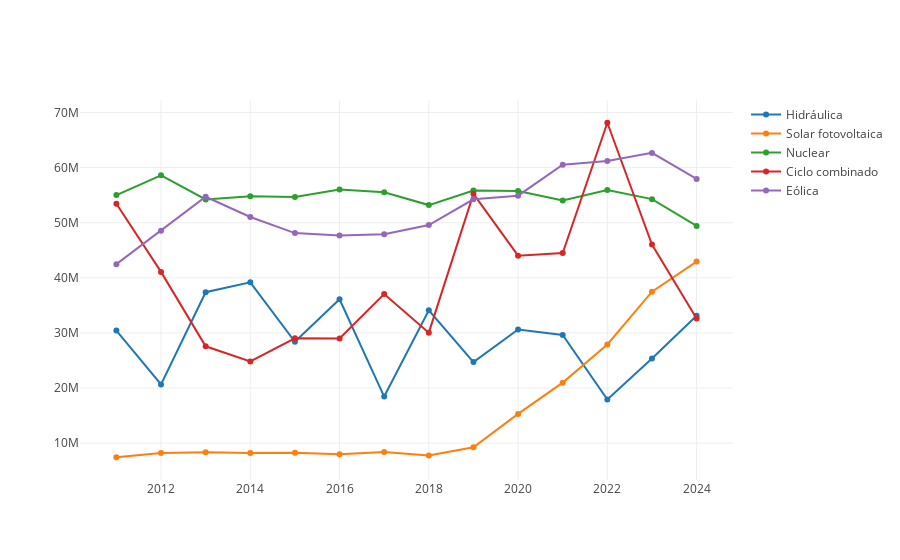

Source (notebook cell):
### Markdown cell above
### Gráfico evolución anual distintos tipos de energia

### Code cell
def AnalisisEnergiasAnual(listaEnergias: Seq[String], dataFrameBalance: DataFrame): Unit = {
  // Agrupar y calcular la media para datos renovables
  def calcularMediaAnual(df: DataFrame, tipo: String): DataFrame = {
    df.filter(col("Tipo") === tipo)
      .filter(date_format(col("Fecha"), "yyyy") =!= "2010")  
      .groupBy(date_format(col("Fecha"), "yyyy").as("Año"))
      .agg(sum("Valor").as("ValorPromedio"))
      .orderBy("Año")
  }

  val valores = listaEnergias.map(tipoEnergia => calcularMediaAnual(dataFrameBalance, tipoEnergia))
  val fechas = valores.head.select("Año").as[String].collect.toSeq
  val seqValores = valores.map(valor => valor.select("ValorPromedio").as[Double].collect.toSeq)

  val traces = listaEnergias.zip(seqValores).map { case (nombre, seqValor) =>
    Scatter(fechas, seqValor, name = nombre)
  }

  val data = traces
  plot(data)
}

val EnergiasParaAnalizar = Seq("Hidráulica", "Solar fotovoltaica", "Nuclear", "Ciclo combinado", "Eólica")
AnalisisEnergiasAnual(EnergiasParaAnalizar, dataFrameBalance)

### Figure 1 — Plotly figure (JSON) as saved in the notebook; plotly's stock layout.template omitted (floating-point values rounded to 4 significant figures)
{"data": [{"name": "Hidráulica", "type": "scatter", "x": ["2011", "2012", "2013", "2014", "2015", "2016", "2017", "2018", "2019", "2020", "2021", "2022", "2023", "2024"], "y": [30440000.0, 20650000.0, 37390000.0, 39180000.0, 28380000.0, 36110000.0, 18450000.0, 34120000.0, 24720000.0, 30630000.0, 29630000.0, 17910000.0, 25340000.0, 33100000.0]}, {"name": "Solar fotovoltaica", "type": "scatter", "x": ["2011", "2012", "2013", "2014", "2015", "2016", "2017", "2018", "2019", "2020", "2021", "2022", "2023", "2024"], "y": [7441000.0, 8202000.0, 8327000.0, 8208000.0, 8244000.0, 7977000.0, 8398000.0, 7766000.0, 9252000.0, 15300000.0, 20980000.0, 27910000.0, 37480000.0, 42950000.0]}, {"name": "Nuclear", "type": "scatter", "x": ["2011", "2012", "2013", "2014", "2015", "2016", "2017", "2018", "2019", "2020", "2021", "2022", "2023", "2024"], "y": [55010000.0, 58600000.0, 54210000.0, 54780000.0, 54660000.0, 56020000.0, 55540000.0, 53200000.0, 55820000.0, 55760000.0, 54040000.0, 55930000.0, 54280000.0, 49410000.0]}, {"name": "Ciclo combinado", "type": "scatter", "x": ["2011", "2012", "2013", "2014", "2015", "2016", "2017", "2018", "2019", "2020", "2021", "2022", "2023", "2024"], "y": [53430000.0, 41070000.0, 27570000.0, 24830000.0, 29030000.0, 29010000.0, 37070000.0, 30040000.0, 55240000.0, 44020000.0, 44500000.0, 68140000.0, 46050000.0, 32600000.0]}, {"name": "Eólica", "type": "scatter", "x": ["2011", "2012", "2013", "2014", "2015", "2016", "2017", "2018", "2019", "2020", "2021", "2022", "2023", "2024"], "y": [42480000.0, 48520000.0, 54710000.0, 51030000.0, 48120000.0, 47700000.0, 47910000.0, 49580000.0, 54250000.0, 54910000.0, 60530000.0, 61190000.0, 62670000.0, 57940000.0]}], "layout": {"autosize": true, "xaxis": {"autorange": true, "range": [2010.0, 2025.0], "type": "linear"}, "yaxis": {"autorange": true, "range": [2995000.0, 72580000.0], "type": "linear"}}}
